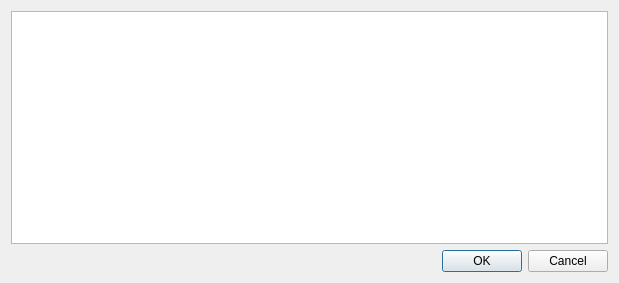
<?xml version="1.0" encoding="UTF-8"?>
<ui version="4.0">
 <class>JTRConsole</class>
 <widget class="QDialog" name="JTRConsole">
  <property name="geometry">
   <rect>
    <x>0</x>
    <y>0</y>
    <width>619</width>
    <height>283</height>
   </rect>
  </property>
  <property name="windowTitle">
   <string>Console</string>
  </property>
  <layout class="QVBoxLayout" name="verticalLayout">
   <item>
    <widget class="QPlainTextEdit" name="consoleText">
     <property name="readOnly">
      <bool>true</bool>
     </property>
    </widget>
   </item>
   <item>
    <widget class="QDialogButtonBox" name="buttonBox">
     <property name="orientation">
      <enum>Qt::Horizontal</enum>
     </property>
     <property name="standardButtons">
      <set>QDialogButtonBox::Cancel|QDialogButtonBox::Ok</set>
     </property>
    </widget>
   </item>
  </layout>
 </widget>
 <resources/>
 <connections>
  <connection>
   <sender>buttonBox</sender>
   <signal>accepted()</signal>
   <receiver>JTRConsole</receiver>
   <slot>accept()</slot>
   <hints>
    <hint type="sourcelabel">
     <x>248</x>
     <y>254</y>
    </hint>
    <hint type="destinationlabel">
     <x>157</x>
     <y>274</y>
    </hint>
   </hints>
  </connection>
  <connection>
   <sender>buttonBox</sender>
   <signal>rejected()</signal>
   <receiver>JTRConsole</receiver>
   <slot>reject()</slot>
   <hints>
    <hint type="sourcelabel">
     <x>316</x>
     <y>260</y>
    </hint>
    <hint type="destinationlabel">
     <x>286</x>
     <y>274</y>
    </hint>
   </hints>
  </connection>
 </connections>
</ui>
